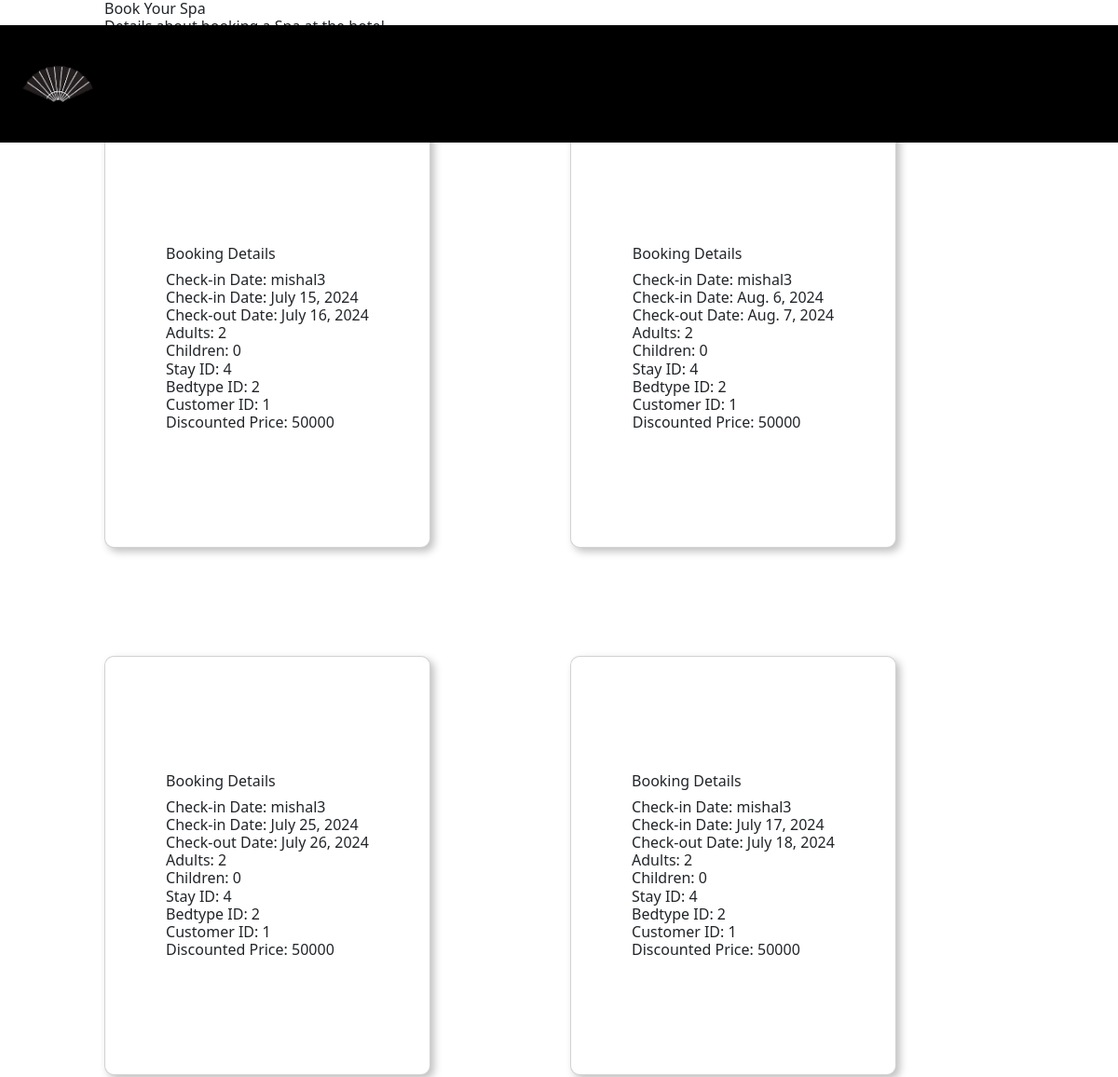
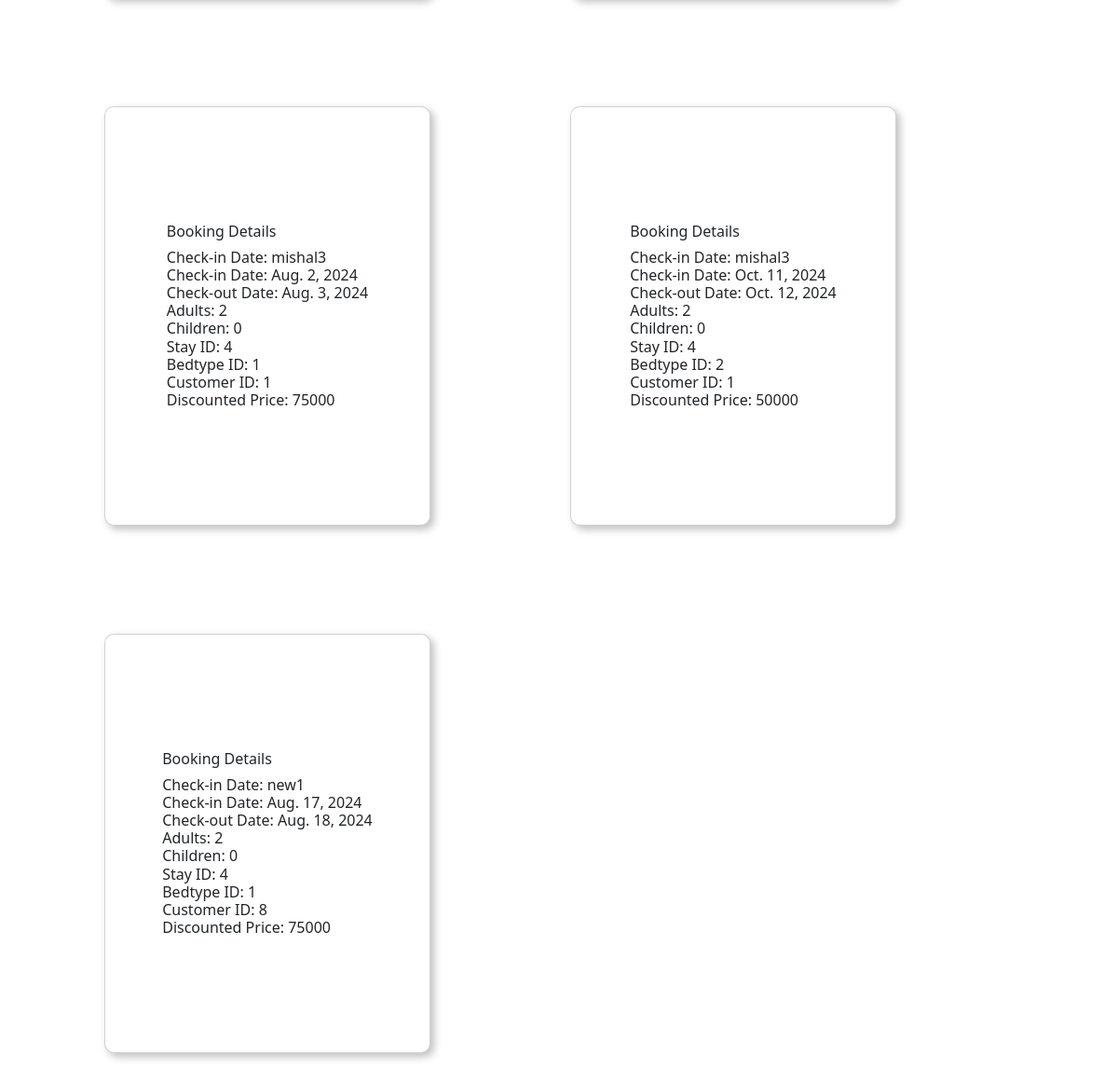
The app's page /spa (signed in) with its own data (2 pictures, top to bottom).
### BookDetails/models.py (models this page shows, shortened)
class BookData(models.Model):
    bedtype = models.ForeignKey(BedField,on_delete=models.CASCADE)
    checkin = models.DateField()
    checkout = models.DateField()
    adults = models.PositiveIntegerField(default=2)
    children = models.PositiveIntegerField(default=0)
    stay = models.ForeignKey(StayPics,on_delete=models.CASCADE)
    customer = models.ForeignKey(User,on_delete=models.CASCADE)
    discounted_price = models.BigIntegerField(null=True, blank=True)

### home/models.py (models this page shows, shortened)
class User(AbstractUser):
    USERNAME_FIELD = 'username'

### home/views.py (the view)
# urls.py: path('spa',views.spa,name='spa'),
@admin_required
def spa(req):
    data = BookData.objects.all()
    return render(req, 'navbar/spa.html',{'data':data})

### home/views.py (called while the page is built)
def admin_required(func):
    inner = user_passes_test(
        lambda x: x.is_superuser,
    )(func)
    return inner

### template/navbar/spa.html
{% extends "navbar/home.html" %}
{% block content %}
    <div class="container">
        <h1>Book Your Spa</h1>
        <h2>Details about booking a Spa at the hotel...</h2>
        <div class="row">
            {% for data in data %}
            <div class="col-md-6">
                <div class="card mb-3">
                    <div class="card-body">
                        <h5 class="card-title">Booking Details</h5>
                        <h1 class="card-text">Check-in Date: {{ data.customer.username  }}</h1>
                        <h5 class="card-text">Check-in Date: {{ data.checkin }}</h5>
                        <h5 class="card-text">Check-out Date: {{ data.checkout }}</h5>
                        <h5 class="card-text">Adults: {{ data.adults }}</h5>
                        <h5 class="card-text">Children: {{ data.children }}</h5>
                        <h5 class="card-text">Stay ID: {{ data.stay_id }}</h5>
                        <h5 class="card-text">Bedtype ID: {{ data.bedtype_id }}</h5>
                        <h5 class="card-text">Customer ID: {{ data.customer_id }}</h5>
                        <h5 class="card-text">Discounted Price: {{ data.discounted_price }}</h5>
                    </div>
                </div>
            </div>
            {% endfor %}
        </div>
    </div>
{% endblock %}

### template/navbar/home.html (shortened to what this page needs)
<!DOCTYPE html>
<html lang="en">
{% load static %}
{% load static tailwind_tags %}
<head>
    <link href="https://cdn.jsdelivr.net/npm/bootstrap@5.3.3/dist/css/bootstrap.min.css" rel="stylesheet"
>
    {% tailwind_css %}
    <link rel="stylesheet"
        href="https://cdnjs.cloudflare.com/ajax/libs/bootstrap-icons/1.5.0/font/bootstrap-icons.min.css">
    <link rel="stylesheet" href={% static 'css/style.css' %}>
</head>
<body>
    <div style="background-color: black;width: 100%;position: fixed;z-index: 1;margin-top: -620px;">
        <header class="fixed-top-nav">
            <nav style="background-color: rgb(0, 0, 0);" class="navbar navbar-expand-lg navbar-dark">
                <div class="container-fluid">
                    <a class="nav-link active" aria-current="page" href="{% url 'home' %}">
                        <img src="{% static 'images/logo.png' %}" class="navbar-brand ">
                    </a>
                </div>
            </nav>
        </header>
    </div>
    <div class="container">
        {% block content %}{% endblock %}
    </div>
</body>
</html>

### static/css/style.css (style rules this page uses)
.navbar-dark { transition: background-color 0.3s ease; }
.navbar-brand { width: 100px; }
html, body { margin: 0; padding: 0; height: 100%; }
:root { --brand-color: hsl(46, 100%, 50%); --black: hsl(0, 0%, 0%); --white: hsl(0, 0%, 100%); --font-title: "Montserrat", sans-serif; --font-text: "Lato", sans-serif; }
*, *::before, *::after { box-sizing: border-box; }
body, h2, p { margin: 0; }
body { display: grid; place-items: center; height: 100vh; }
.card { display: grid; place-items: center; width: 80vw; max-width: 21.875rem; height: 28.125rem; overflow: hidden; border-radius: 0.625rem; box-shadow: 0.25rem 0.25rem 0.5rem rgba(0, 0, 0, 0.25); margin-top: 100px; }
.card>* { grid-column: 1 / 2; grid-row: 1 / 2; }

### records on screen
BookData: customer.username "mishal3", checkin "July 15, 2024", checkout "July 16, 2024", adults "2", children "0", stay_id "4", bedtype_id "2", customer_id "1", discounted_price "50000"
BookData: customer.username "mishal3", checkin "Aug. 6, 2024", checkout "Aug. 7, 2024", adults "2", children "0", stay_id "4", bedtype_id "2", customer_id "1", discounted_price "50000"
BookData: customer.username "mishal3", checkin "July 25, 2024", checkout "July 26, 2024", adults "2", children "0", stay_id "4", bedtype_id "2", customer_id "1", discounted_price "50000"
BookData: customer.username "mishal3", checkin "July 17, 2024", checkout "July 18, 2024", adults "2", children "0", stay_id "4", bedtype_id "2", customer_id "1", discounted_price "50000"
BookData: customer.username "mishal3", checkin "Aug. 2, 2024", checkout "Aug. 3, 2024", adults "2", children "0", stay_id "4", bedtype_id "1", customer_id "1", discounted_price "75000"
BookData: customer.username "mishal3", checkin "Oct. 11, 2024", checkout "Oct. 12, 2024", adults "2", children "0", stay_id "4", bedtype_id "2", customer_id "1", discounted_price "50000"
BookData: customer.username "new1", checkin "Aug. 17, 2024", checkout "Aug. 18, 2024", adults "2", children "0", stay_id "4", bedtype_id "1", customer_id "8", discounted_price "75000"
